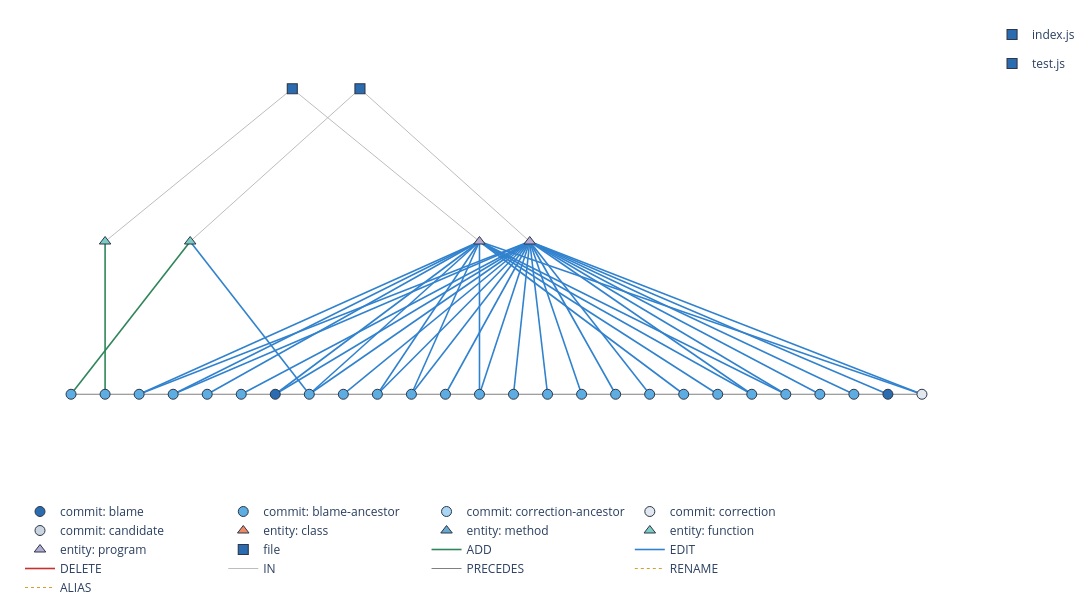

Notebook code for this chart:
### Markdown cell above
## Build

### Code cell
archive_build = CloudStorage(bucket="bug-request-bucket").asset(
    key="ingest-validation-sources",
    version="1.0.1",
    location="ingest",
    partition=partition,
)

payload = table.filter(pl.col("repository") == name).row(0, named=True)
correction = payload["correction"]

work = Path(f"/tmp/tmp{zlib.crc32(str(archive_build).encode()):x}")

if not work.exists():
    work.mkdir(parents=True)

    with tarfile.open(archive_build, "r:gz") as tar:
        with tqdm(
            total=archive_build.stat().st_size,
            unit="B",
            unit_scale=True,
            desc="Extracting",
        ) as bar:
            for member in tar:
                tar.extract(member, path=work, filter="data")
                bar.update(member.size)

repository_build = VersionControl(pygit2.Repository(str(work / "repository.git")))
parents = repository_build.parents(correction)
base = correction if not parents else parents[0]
store_build = KnowledgeGraphBuilder(repository=repository_build).build(base, correction)
KnowledgeGraphRenderer().render(store_build)

### Figure 1 — Plotly figure (JSON) as saved in the notebook; plotly's stock layout.template omitted (floating-point values rounded to 4 significant figures)
{"data": [{"hoverinfo": "none", "legendgroup": "file-0", "line": {"color": "#2f855a", "width": 1.6}, "mode": "lines", "name": "ADD", "showlegend": false, "type": "scatter", "x": [0, 3.5, null], "y": [0, 1, null]}, {"hoverinfo": "none", "legendgroup": "file-1", "line": {"color": "#2f855a", "width": 1.6}, "mode": "lines", "name": "ADD", "showlegend": false, "type": "scatter", "x": [1, 1, null], "y": [0, 1, null]}, {"hoverinfo": "none", "legendgroup": "file-0", "line": {"color": "#3182ce", "width": 1.6}, "mode": "lines", "name": "EDIT", "showlegend": false, "type": "scatter", "x": [2, 13.48, null, 3, 13.48, null, 5, 13.48, null, 6, 13.48, null, 7, 3.5, null, 7, 13.48, null, 8, 13.48, null, 9, 13.48, null, 10, 13.48, null, 11, 13.48, null, 12, 13.48, null, 13, 13.48, null, 14, 13.48, null, 15, 13.48, null, 16, 13.48, null, 17, 13.48, null, 20, 13.48, null, 21, 13.48, null, 22, 13.48, null, 23, 13.48, null, 24, 13.48, null, 25, 13.48, null], "y": [0, 1, null, 0, 1, null, 0, 1, null, 0, 1, null, 0, 1, null, 0, 1, null, 0, 1, null, 0, 1, null, 0, 1, null, 0, 1, null, 0, 1, null, 0, 1, null, 0, 1, null, 0, 1, null, 0, 1, null, 0, 1, null, 0, 1, null, 0, 1, null, 0, 1, null, 0, 1, null, 0, 1, null, 0, 1, null]}, {"hoverinfo": "none", "legendgroup": "file-1", "line": {"color": "#3182ce", "width": 1.6}, "mode": "lines", "name": "EDIT", "showlegend": false, "type": "scatter", "x": [2, 12, null, 3, 12, null, 4, 12, null, 6, 12, null, 7, 12, null, 9, 12, null, 10, 12, null, 12, 12, null, 18, 12, null, 19, 12, null, 20, 12, null, 21, 12, null, 25, 12, null], "y": [0, 1, null, 0, 1, null, 0, 1, null, 0, 1, null, 0, 1, null, 0, 1, null, 0, 1, null, 0, 1, null, 0, 1, null, 0, 1, null, 0, 1, null, 0, 1, null, 0, 1, null]}, {"hoverinfo": "none", "legendgroup": "file-0", "line": {"color": "#bdbdbd", "width": 1}, "mode": "lines", "name": "IN", "showlegend": false, "type": "scatter", "x": [13.48, 8.488, null, 3.5, 8.488, null], "y": [1, 2, null, 1, 2, null]}, {"hoverinfo": "none", "legendgroup": "file-1", "line": {"color": "#bdbdbd", "width": 1}, "mode": "lines", "name": "IN", "showlegend": false, "type": "scatter", "x": [12, 6.5, null, 1, 6.5, null], "y": [1, 2, null, 1, 2, null]}, {"hoverinfo": "none", "line": {"color": "grey", "width": 1}, "mode": "lines", "name": "PRECEDES", "showlegend": false, "type": "scatter", "x": [0, 1, null, 1, 2, null, 2, 3, null, 3, 4, null, 4, 5, null, 5, 6, null, 6, 7, null, 7, 8, null, 8, 9, null, 9, 10, null, 10, 11, null, 11, 12, null, 12, 13, null, 13, 14, null, 14, 15, null, 15, 16, null, 16, 17, null, 17, 18, null, 18, 19, null, 19, 20, null, 20, 21, null, 21, 22, null, 22, 23, null, 23, 24, null, 24, 25, null], "y": [0, 0, null, 0, 0, null, 0, 0, null, 0, 0, null, 0, 0, null, 0, 0, null, 0, 0, null, 0, 0, null, 0, 0, null, 0, 0, null, 0, 0, null, 0, 0, null, 0, 0, null, 0, 0, null, 0, 0, null, 0, 0, null, 0, 0, null, 0, 0, null, 0, 0, null, 0, 0, null, 0, 0, null, 0, 0, null, 0, 0, null, 0, 0, null, 0, 0, null]}, {"hoverinfo": "text", "hovertext": ["<b>blame</b><br>sha: 4884f263392d73f8ad7864736e8a84fd41b7f4a6<br>message: [minor] Added an adjust method to change or<br>reset the intervals", "<b>blame</b><br>sha: 3d540707c747f645e0594bf2d376e98bb8d73d5c<br>message: [minor] Name function to prevent &quot;anonymous<br>functions&quot;"], "marker": {"color": "#2b6cb0", "line": {"color": "#2d3748", "width": 1}, "size": 10, "symbol": "circle"}, "mode": "markers", "name": "blame", "showlegend": false, "type": "scatter", "x": [6, 24], "y": [0, 0]}, {"hoverinfo": "text", "hovertext": ["<b>blame-ancestor</b><br>sha: 597cc3c7a5a7566205a90c4d8959a5f7f7cb4814<br>message: [init] Initial release of the library", "<b>blame-ancestor</b><br>sha: 0de7bec88aa742c0d37608b032afb1fb7cfd1225<br>message: [test] Adding tests against the methods.", "<b>blame-ancestor</b><br>sha: 938acb5138929ee2864cc69eaa6146fc04f45825<br>message: [test] Adding more test coverage", "<b>blame-ancestor</b><br>sha: ccb972c57194b0bb52e0d96f5dbdec6bac8e17fb<br>message: [minor] Added missing active check", "<b>blame-ancestor</b><br>sha: 44cf06b707eb1c14bc04982e8b148a8eb8cf5b01<br>message: [test] Adding more test coverage", "<b>blame-ancestor</b><br>sha: 5755f80e84924beaed3b97ab9f299d64992e5466<br>message: [minor] Remove pointless `var tock = this`", "<b>blame-ancestor</b><br>sha: f095abfe9fac9206a72fe89cd79f5d729a012cbc<br>message: [fix] Added support for custom context", "<b>blame-ancestor</b><br>sha: e76102b888d48f4d2a11d78c8de586a46dce5510<br>message: [minor] Added a proper hasOwnProperty check.<br>[minor] Only clear if we have an existing clear<br>method.", "<b>blame-ancestor</b><br>sha: 1bb3e20da8927b7190d4235dfcbecc095da7f415<br>message: [minor] Added setImmediate", "<b>blame-ancestor</b><br>sha: e1f6cde538649972bf2f8956198b0385783e8d91<br>message: [fix] Correctly clear the setImmediate", "<b>blame-ancestor</b><br>sha: 729a0e9c534c20f40fd66463b01bd746dbcfa176<br>message: [minor] Added alias", "<b>blame-ancestor</b><br>sha: 085791af68d01733c32d22346b40dbe58e910711<br>message: [dist] 0.0.9<br><br>The parser has moved to it&#x27;s own module<br>called `millisecond`", "<b>blame-ancestor</b><br>sha: abe5100f27e755aad741df4f87223d2f6460221b<br>message: [minor] Missed documentation head", "<b>blame-ancestor</b><br>sha: c4bcca138e443d6f8daa8a9ea71fbb7710557e09<br>message: [fix] Clean up timers and references<br>[fix] minify `this`<br>[fix] Nuke `Tick.parse`", "<b>blame-ancestor</b><br>sha: 9c4ce620fe1245babb63127d1b4702577e9da111<br>message: [minor] Don&#x27;t use process.nextTick", "<b>blame-ancestor</b><br>sha: f90de67ab6971760a8ff2346caa772aaa492f0c3<br>message: [minor] Remove a redundant check", "<b>blame-ancestor</b><br>sha: 994563443f688c92a9eb22e6a803a21fd6ebcda1<br>message: [minor] Split only on commas and spaces", "<b>blame-ancestor</b><br>sha: 596e248bd10692df8e7cbb5c69531ad3e8beeb05<br>message: [test] 100% coverage", "<b>blame-ancestor</b><br>sha: f549a7074d6fcc00dc2063589eafca4e0f3ec321<br>message: [test] Disable `setImmediate` fallback test if<br>you don&#x27;t support it", "<b>blame-ancestor</b><br>sha: a209367c4d42bfab1b7989efa4a007e41e2c7d5a<br>message: [typo] Fix a typo", "<b>blame-ancestor</b><br>sha: 30f54496b64a8bef4ccc5647451f309b49461d96<br>message: Revert &quot;[typo] Fix a typo&quot; -- I should<br>have read the actual test<br><br>This reverts commit<br>a209367c4d42bfab1b7989efa4a007e41e2c7d5a.", "<b>blame-ancestor</b><br>sha: 19651583b93e936241a564e875f92d16a7d5c1d4<br>message: fix &quot;Illegal invocation&quot; error in<br>Chrome", "<b>blame-ancestor</b><br>sha: e1dba13bd439efdf1c8013ea71fb8c07a041543d<br>message: wrap all clear functions to fix binding issue in<br>Chrome"], "marker": {"color": "#5dade2", "line": {"color": "#2d3748", "width": 1}, "size": 10, "symbol": "circle"}, "mode": "markers", "name": "blame-ancestor", "showlegend": false, "type": "scatter", "x": [0, 1, 2, 3, 4, 5, 7, 8, 9, 10, 11, 12, 13, 14, 15, 16, 17, 18, 19, 20, 21, 22, 23], "y": [0, 0, 0, 0, 0, 0, 0, 0, 0, 0, 0, 0, 0, 0, 0, 0, 0, 0, 0, 0, 0, 0, 0]}, {"hoverinfo": "text", "hovertext": ["<b>correction</b><br>sha: a9b38bae599e0522cf588e2e213a2f1234b41d03<br>message: [fix] Correctly adjust the delay of the timer<br><br>Fixes a bug introduced in commit e1dba13b where<br>`setInterval` was<br>replaced with `setTimeout` when adjusting the<br>delay of the timer."], "marker": {"color": "#e2e8f0", "line": {"color": "#2d3748", "width": 1}, "size": 10, "symbol": "circle"}, "mode": "markers", "name": "correction", "showlegend": false, "type": "scatter", "x": [25], "y": [0]}, {"hoverinfo": "text", "hovertext": ["index.js"], "legendgroup": "file-0", "marker": {"color": "#2b6cb0", "line": {"color": "#2d3748", "width": 1.1}, "size": 10, "symbol": "square"}, "mode": "markers", "name": "index.js", "type": "scatter", "x": [8.488], "y": [2]}, {"hoverinfo": "text", "hovertext": ["<b>program</b><br>name: index<br>path: index.js<br>urn: entity:program<br>", "<b>function</b><br>name: Tick<br>path: index.js<br>urn: entity:function=Tick<br>"], "legendgroup": "file-0", "marker": {"color": ["#b2abd2", "#7bccc4"], "line": {"color": "#2d3748", "width": 1}, "size": 10, "symbol": "triangle-up"}, "mode": "markers", "name": "index.js entities", "showlegend": false, "type": "scatter", "x": [13.48, 3.5], "y": [1, 1]}, {"hoverinfo": "text", "hovertext": ["test.js"], "legendgroup": "file-1", "marker": {"color": "#2b6cb0", "line": {"color": "#2d3748", "width": 1.1}, "size": 10, "symbol": "square"}, "mode": "markers", "name": "test.js", "type": "scatter", "x": [6.5], "y": [2]}, {"hoverinfo": "text", "hovertext": ["<b>program</b><br>name: test<br>path: test.js<br>urn: entity:program<br>", "<b>function</b><br>name: fail<br>path: test.js<br>urn: entity:function=fail<br>"], "legendgroup": "file-1", "marker": {"color": ["#b2abd2", "#7bccc4"], "line": {"color": "#2d3748", "width": 1}, "size": 10, "symbol": "triangle-up"}, "mode": "markers", "name": "test.js entities", "showlegend": false, "type": "scatter", "x": [12, 1], "y": [1, 1]}, {"hoverinfo": "skip", "legend": "legend2", "marker": {"color": "#2b6cb0", "line": {"color": "#2d3748", "width": 1}, "size": 10, "symbol": "circle"}, "mode": "markers", "name": "commit: blame", "type": "scatter", "x": [null], "y": [null]}, {"hoverinfo": "skip", "legend": "legend2", "marker": {"color": "#5dade2", "line": {"color": "#2d3748", "width": 1}, "size": 10, "symbol": "circle"}, "mode": "markers", "name": "commit: blame-ancestor", "type": "scatter", "x": [null], "y": [null]}, {"hoverinfo": "skip", "legend": "legend2", "marker": {"color": "#a9d6f5", "line": {"color": "#2d3748", "width": 1}, "size": 10, "symbol": "circle"}, "mode": "markers", "name": "commit: correction-ancestor", "type": "scatter", "x": [null], "y": [null]}, {"hoverinfo": "skip", "legend": "legend2", "marker": {"color": "#e2e8f0", "line": {"color": "#2d3748", "width": 1}, "size": 10, "symbol": "circle"}, "mode": "markers", "name": "commit: correction", "type": "scatter", "x": [null], "y": [null]}, {"hoverinfo": "skip", "legend": "legend2", "marker": {"color": "#cbd5e0", "line": {"color": "#2d3748", "width": 1}, "size": 10, "symbol": "circle"}, "mode": "markers", "name": "commit: candidate", "type": "scatter", "x": [null], "y": [null]}, {"hoverinfo": "skip", "legend": "legend2", "marker": {"color": "#ef8a62", "line": {"color": "#2d3748", "width": 1}, "size": 10, "symbol": "triangle-up"}, "mode": "markers", "name": "entity: class", "type": "scatter", "x": [null], "y": [null]}, {"hoverinfo": "skip", "legend": "legend2", "marker": {"color": "#67a9cf", "line": {"color": "#2d3748", "width": 1}, "size": 10, "symbol": "triangle-up"}, "mode": "markers", "name": "entity: method", "type": "scatter", "x": [null], "y": [null]}, {"hoverinfo": "skip", "legend": "legend2", "marker": {"color": "#7bccc4", "line": {"color": "#2d3748", "width": 1}, "size": 10, "symbol": "triangle-up"}, "mode": "markers", "name": "entity: function", "type": "scatter", "x": [null], "y": [null]}, {"hoverinfo": "skip", "legend": "legend2", "marker": {"color": "#b2abd2", "line": {"color": "#2d3748", "width": 1}, "size": 10, "symbol": "triangle-up"}, "mode": "markers", "name": "entity: program", "type": "scatter", "x": [null], "y": [null]}, {"hoverinfo": "skip", "legend": "legend2", "marker": {"color": "#2b6cb0", "line": {"color": "#2d3748", "width": 1.1}, "size": 10, "symbol": "square"}, "mode": "markers", "name": "file", "type": "scatter", "x": [null], "y": [null]}, {"hoverinfo": "skip", "legend": "legend2", "line": {"color": "#2f855a", "width": 1.6}, "mode": "lines", "name": "ADD", "type": "scatter", "x": [null, null], "y": [null, null]}, {"hoverinfo": "skip", "legend": "legend2", "line": {"color": "#3182ce", "width": 1.6}, "mode": "lines", "name": "EDIT", "type": "scatter", "x": [null, null], "y": [null, null]}, {"hoverinfo": "skip", "legend": "legend2", "line": {"color": "#c53030", "width": 1.6}, "mode": "lines", "name": "DELETE", "type": "scatter", "x": [null, null], "y": [null, null]}, {"hoverinfo": "skip", "legend": "legend2", "line": {"color": "#bdbdbd", "width": 1}, "mode": "lines", "name": "IN", "type": "scatter", "x": [null, null], "y": [null, null]}, {"hoverinfo": "skip", "legend": "legend2", "line": {"color": "grey", "width": 1}, "mode": "lines", "name": "PRECEDES", "type": "scatter", "x": [null, null], "y": [null, null]}, {"hoverinfo": "skip", "legend": "legend2", "line": {"color": "#d69e2e", "dash": "dot", "width": 1}, "mode": "lines", "name": "RENAME", "type": "scatter", "x": [null, null], "y": [null, null]}, {"hoverinfo": "skip", "legend": "legend2", "line": {"color": "#d69e2e", "dash": "dot", "shape": "spline", "width": 1}, "mode": "lines", "name": "ALIAS", "type": "scatter", "x": [null, null], "y": [null, null]}], "layout": {"dragmode": "pan", "height": 602, "legend": {"itemclick": "toggle", "itemdoubleclick": "toggleothers", "x": 1.02, "y": 1, "yanchor": "top"}, "legend2": {"itemclick": false, "itemdoubleclick": false, "orientation": "h", "x": 0, "xanchor": "left", "y": -0.05, "yanchor": "top"}, "margin": {"b": 40, "l": 20, "r": 60, "t": 20}, "paper_bgcolor": "white", "plot_bgcolor": "white", "showlegend": true, "width": 1200, "xaxis": {"range": [-1.5, 26.5], "showgrid": false, "visible": false, "zeroline": false}, "yaxis": {"range": [-0.45, 2.45], "showgrid": false, "visible": false, "zeroline": false}}}
